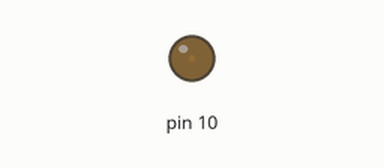
Simulated run of this sketch. Board: Arduino Uno, built with avr-gcc and run on an emulated ATmega328P. Parts: output pins drawn as LEDs (lit = HIGH).

Above: at 0.05 s.
At 3.55 s:
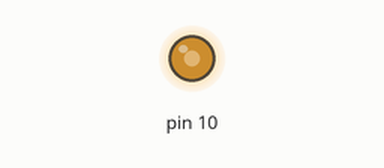
At 5.75 s:
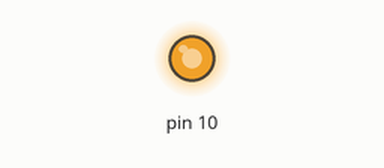
At 11.5 s:
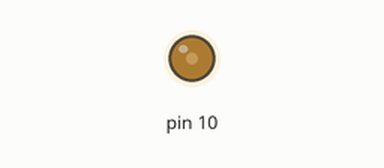
Timing chart, 0 to 16.9 s (numbered marks = the images above):
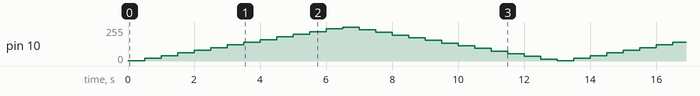

The sketch:

brightness_change.ino
```cpp
int i;

void setup() {
pinMode(10, OUTPUT);
}

void loop() {
  for (i=1; i<=255; i=i+20)
  {
  analogWrite(10,i);
  delay(500);
  }
  for (i=255; i>=0; i=i-20)
  {
      analogWrite(10,i);
      delay(500);
      }
    Serial.read();
    Serial.print(i);
}
```
